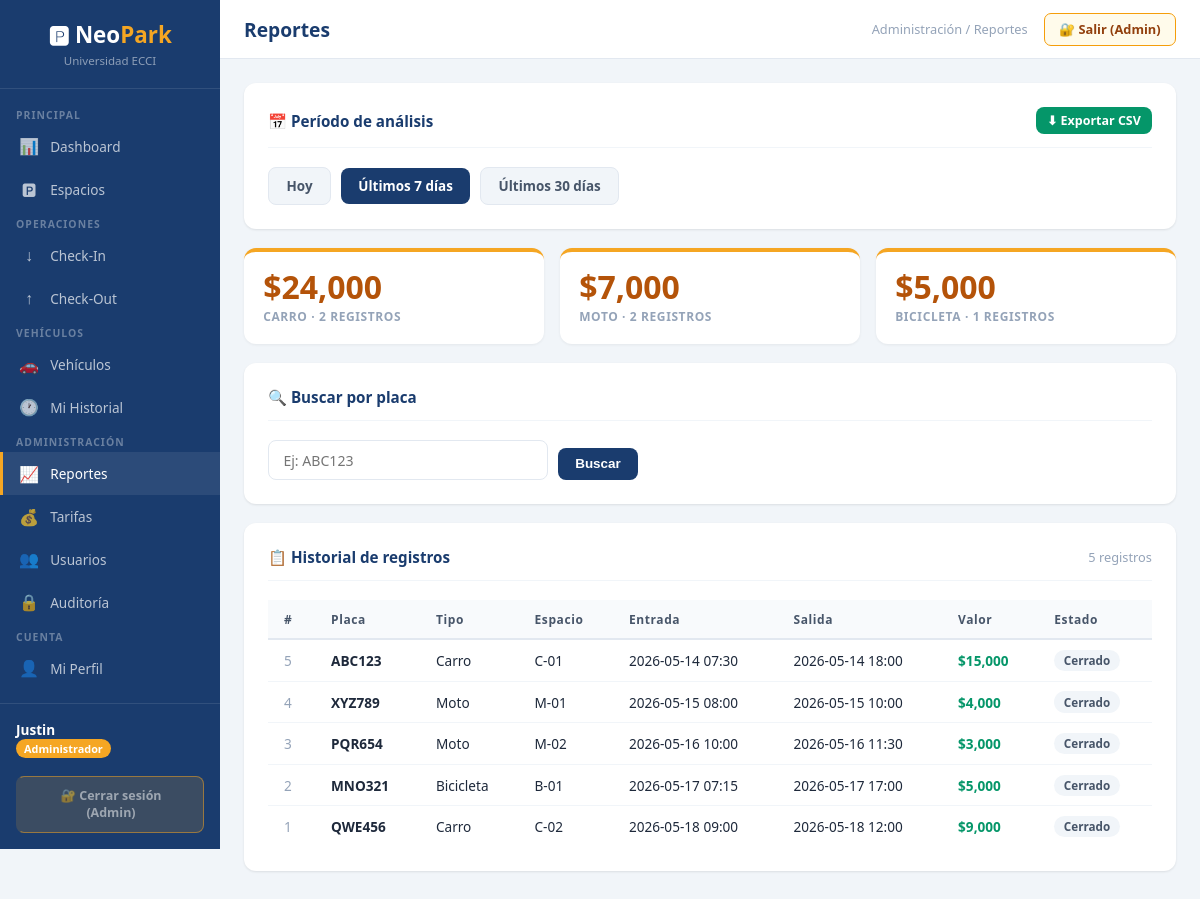
Screenshot of /reportes (signed in) with the database file from the repository.
### tables this page shows
CREATE TABLE TIPO_VEHICULO (
            id_tipo INTEGER PRIMARY KEY AUTOINCREMENT,
            nombre_tipo TEXT NOT NULL UNIQUE, descripcion TEXT);

CREATE TABLE REGISTRO_PARQUEO (
            id_registro INTEGER PRIMARY KEY AUTOINCREMENT,
            placa TEXT NOT NULL, id_espacio INTEGER NOT NULL,
            fecha_entrada TEXT NOT NULL, hora_entrada TEXT NOT NULL,
            fecha_salida TEXT, hora_salida TEXT,
            valor_pagado REAL, estado TEXT NOT NULL DEFAULT 'Abierto'
                CHECK(estado IN ('Abierto','Cerrado')),
            FOREIGN KEY (placa) REFERENCES VEHICULO(placa) ON DELETE RESTRICT,
            FOREIGN KEY (id_espacio) REFERENCES ESPACIO(id_espacio) ON DELETE RESTRICT);

CREATE TABLE ESPACIO (
            id_espacio INTEGER PRIMARY KEY AUTOINCREMENT,
            codigo TEXT NOT NULL UNIQUE, id_tipo INTEGER NOT NULL,
            disponible INTEGER NOT NULL DEFAULT 1,
            FOREIGN KEY (id_tipo) REFERENCES TIPO_VEHICULO(id_tipo) ON DELETE RESTRICT);

### app.py (the view)
@app.route('/reportes')
@login_required
@role_required('Administrador')
def reportes():
    periodo = request.args.get('periodo','semana')
    bp      = request.args.get('placa','').strip().upper()
    filtros = {'dia':"r.fecha_salida=date('now')",'semana':"r.fecha_salida>=date('now','-6 days')",'mes':"r.fecha_salida>=date('now','-29 days')"}
    filtro  = filtros.get(periodo, filtros['semana'])
    db      = get_db()
    recaudo = view_recaudo_tipo(db, filtro)
    q       = "WHERE r.estado='Cerrado'"
    params  = []
    if bp: q += " AND r.placa LIKE ?"; params.append(f'%{bp}%')
    historial = db.execute(f"SELECT r.*,e.codigo as espacio,tv.nombre_tipo,u.nombre||' '||u.apellido as propietario FROM REGISTRO_PARQUEO r JOIN VEHICULO v ON r.placa=v.placa JOIN TIPO_VEHICULO tv ON v.id_tipo=tv.id_tipo JOIN ESPACIO e ON r.id_espacio=e.id_espacio JOIN USUARIO u ON v.id_usuario=u.id_usuario {q} ORDER BY r.id_registro DESC LIMIT 100", params).fetchall()
    db.close()
    return render_template('reportes.html', recaudo=recaudo, historial=historial, periodo=periodo, busqueda_placa=bp)

### app.py (called while the page is built)
def get_db():
    db = sqlite3.connect(DB_PATH, check_same_thread=False)
    db.row_factory = sqlite3.Row
    db.execute("PRAGMA foreign_keys = ON")
    db.execute("PRAGMA journal_mode = WAL")   # Write-Ahead Logging: mejor concurrencia
    return db

def view_recaudo_tipo(db, filtro_sql):
    return db.execute(f"""
        SELECT tv.nombre_tipo, COUNT(r.id_registro) as total_registros,
               COALESCE(SUM(r.valor_pagado),0) as recaudo_total,
               COALESCE(ROUND(AVG(r.valor_pagado),0),0) as recaudo_promedio,
               COALESCE(MAX(r.valor_pagado),0) as recaudo_maximo
        FROM REGISTRO_PARQUEO r
        JOIN VEHICULO v ON r.placa=v.placa
        JOIN TIPO_VEHICULO tv ON v.id_tipo=tv.id_tipo
        WHERE r.estado='Cerrado' AND {filtro_sql}
        GROUP BY tv.id_tipo, tv.nombre_tipo
    """).fetchall()

def login_required(f):
    @wraps(f)
    def d(*a, **kw):
        if 'user_id' not in session: return redirect(url_for('login'))
        return f(*a, **kw)
    return d

def role_required(*roles):
    def dec(f):
        @wraps(f)
        def d(*a, **kw):
            if session.get('rol') not in roles:
                flash('Sin permisos para esta sección.', 'danger')
                return redirect(url_for('dashboard'))
            return f(*a, **kw)
        return d
    return dec

### templates/reportes.html (shortened to what this page needs)
{% extends 'base.html' %}
{% block page_title %}Reportes{% endblock %}
{% block breadcrumb %}Administración / Reportes{% endblock %}
{% block content %}
<div class="card">
  <div class="card-header">
    <h3>📅 Período de análisis</h3>
    <a href="{{ url_for('exportar_csv', periodo=periodo) }}" class="btn btn-success btn-sm">⬇ Exportar CSV</a>
  </div>
  <div style="display:flex;gap:.6rem;flex-wrap:wrap;align-items:center">
    <a href="?periodo=dia"    class="btn {% if periodo=='dia'    %}btn-primary{% else %}btn-ghost{% endif %}">Hoy</a>
    <a href="?periodo=semana" class="btn {% if periodo=='semana' %}btn-primary{% else %}btn-ghost{% endif %}">Últimos 7 días</a>
    <a href="?periodo=mes"    class="btn {% if periodo=='mes'    %}btn-primary{% else %}btn-ghost{% endif %}">Últimos 30 días</a>
  </div>
</div>
<div class="stats-grid">
  {% for r in recaudo %}
  <div class="stat dorado">
    <div class="num">${{ "{:,.0f}".format(r.recaudo_total or 0) }}</div>
    <div class="lbl">{{ r.nombre_tipo }} · {{ r.total_registros }} registros</div>
  </div>
  {% else %}
  <div class="card"><p style="color:#94a3b8;padding:1rem">Sin registros para el período.</p></div>
  {% endfor %}
</div>
<div class="card">
  <div class="card-header"><h3>🔍 Buscar por placa</h3></div>
  <form method="get" style="display:flex;gap:.6rem;align-items:flex-end;flex-wrap:wrap">
    <div class="form-group" style="margin:0;flex:1;max-width:280px">
      <input name="placa" placeholder="Ej: ABC123" value="{{ busqueda_placa }}">
    </div>
    <button class="btn btn-primary" type="submit">Buscar</button>
  </form>
</div>
<div class="card">
  <div class="card-header">
    <h3>📋 Historial de registros</h3>
    <span style="font-size:.8rem;color:#94a3b8">{{ historial|length }} registros</span>
  </div>
  <div class="table-wrap">
  <table>
    <thead><tr><th>#</th><th>Placa</th><th>Tipo</th><th>Espacio</th><th>Entrada</th><th>Salida</th><th>Valor</th><th>Estado</th></tr></thead>
    <tbody>
      {% for r in historial %}
      <tr>
        <td style="color:#94a3b8">{{ r.id_registro }}</td>
        <td><strong>{{ r.placa }}</strong></td>
        <td>{{ r.nombre_tipo }}</td>
        <td>{{ r.espacio }}</td>
        <td>{{ r.fecha_entrada }} {{ r.hora_entrada[:5] }}</td>
        <td>{{ (r.fecha_salida+' '+r.hora_salida[:5]) if r.fecha_salida else '—' }}</td>
        <td style="font-weight:700;color:{% if r.valor_pagado %}#059669{% else %}#94a3b8{% endif %}">
          {{ ('$'+"{:,.0f}".format(r.valor_pagado)) if r.valor_pagado else '—' }}
        </td>
        <td><span class="badge badge-{{ r.estado.lower() }}">{{ r.estado }}</span></td>
      </tr>
      {% endfor %}
    </tbody>
  </table>
  </div>
</div>
{% endblock %}

### templates/base.html (style rules this page uses)
:root { --azul:#1a3c6e;--dorado:#f5a623;--gris:#f1f5f9;--texto:#1e293b;--verde:#059669;--rojo:#dc2626;--naranja:#ea580c;--sidebar:220px }
* { box-sizing:border-box;margin:0;padding:0 }
body { font-family:'Segoe UI',system-ui,sans-serif;background:var(--gris);color:var(--texto);display:flex;min-height:100vh }
.card { background:#fff;border-radius:12px;box-shadow:0 1px 3px rgba(0,0,0,.06),0 1px 2px rgba(0,0,0,.04);padding:1.5rem;margin-bottom:1.2rem }
.card-header { display:flex;align-items:center;justify-content:space-between;margin-bottom:1.2rem;padding-bottom:.8rem;border-bottom:1px solid #f1f5f9 }
.card-header h3 { font-size:.95rem;font-weight:700;color:var(--azul) }
.stats-grid { display:grid;grid-template-columns:repeat(auto-fit,minmax(160px,1fr));gap:1rem;margin-bottom:1.2rem }
.stat { background:#fff;border-radius:12px;padding:1.2rem;box-shadow:0 1px 3px rgba(0,0,0,.06);border-top:4px solid var(--azul);transition:transform .2s }
.stat.dorado { border-top-color:var(--dorado) }
.stat .num { font-size:2rem;font-weight:800;color:var(--azul);line-height:1 }
.stat.dorado .num { color:#b45309 }
.stat .lbl { font-size:.75rem;color:#94a3b8;margin-top:.3rem;text-transform:uppercase;letter-spacing:.05em;font-weight:600 }
.table-wrap { overflow-x:auto }
table { width:100%;border-collapse:collapse;font-size:.85rem }
th { background:#f8fafc;color:#475569;padding:.65rem 1rem;text-align:left;font-weight:700;font-size:.75rem;letter-spacing:.05em;border-bottom:2px solid #e2e8f0 }
td { padding:.6rem 1rem;border-bottom:1px solid #f1f5f9;color:var(--texto) }
tr:last-child td { border-bottom:none }
.badge { padding:.2rem .6rem;border-radius:99px;font-size:.73rem;font-weight:700;display:inline-block }
.badge-cerrado { background:#f1f5f9;color:#475569 }
.form-group { margin-bottom:1rem }
input,select,textarea { width:100%;padding:.6rem .9rem;border:1.5px solid #e2e8f0;border-radius:8px;font-size:.88rem;font-family:inherit;color:var(--texto);transition:border .15s,box-shadow .15s;background:#fff }
.btn { padding:.55rem 1.1rem;border:none;border-radius:8px;cursor:pointer;font-size:.84rem;font-weight:600;transition:all .15s;text-decoration:none;display:inline-flex;align-items:center;gap:.4rem;white-space:nowrap }
.btn-primary { background:var(--azul);color:#fff }
.btn-success { background:var(--verde);color:#fff }
.btn-ghost { background:#f1f5f9;color:#475569;border:1px solid #e2e8f0 }
.btn-sm { padding:.3rem .7rem;font-size:.78rem }

### rows the page displays
TIPO_VEHICULO: recaudo_total "24,000", nombre_tipo "CARRO", total_registros "2"
TIPO_VEHICULO: recaudo_total "7,000", nombre_tipo "MOTO", total_registros "2"
TIPO_VEHICULO: recaudo_total "5,000", nombre_tipo "BICICLETA", total_registros "1"
REGISTRO_PARQUEO: id_registro "5", placa "ABC123", nombre_tipo "Carro", espacio "C-01", fecha_entrada "2026-05-14", hora_entrada "07:30", fecha_salida+hora_salida "2026-05-14 18:00", valor_pagado "$15,000", estado "Cerrado"
REGISTRO_PARQUEO: id_registro "4", placa "XYZ789", nombre_tipo "Moto", espacio "M-01", fecha_entrada "2026-05-15", hora_entrada "08:00", fecha_salida+hora_salida "2026-05-15 10:00", valor_pagado "$4,000", estado "Cerrado"
REGISTRO_PARQUEO: id_registro "3", placa "PQR654", nombre_tipo "Moto", espacio "M-02", fecha_entrada "2026-05-16", hora_entrada "10:00", fecha_salida+hora_salida "2026-05-16 11:30", valor_pagado "$3,000", estado "Cerrado"
REGISTRO_PARQUEO: id_registro "2", placa "MNO321", nombre_tipo "Bicicleta", espacio "B-01", fecha_entrada "2026-05-17", hora_entrada "07:15", fecha_salida+hora_salida "2026-05-17 17:00", valor_pagado "$5,000", estado "Cerrado"
REGISTRO_PARQUEO: id_registro "1", placa "QWE456", nombre_tipo "Carro", espacio "C-02", fecha_entrada "2026-05-18", hora_entrada "09:00", fecha_salida+hora_salida "2026-05-18 12:00", valor_pagado "$9,000", estado "Cerrado"

### other values shown
{{ session.nombre }} "Justin"
{{ session.rol }} "Administrador"
{{ historial|length }} "5"
